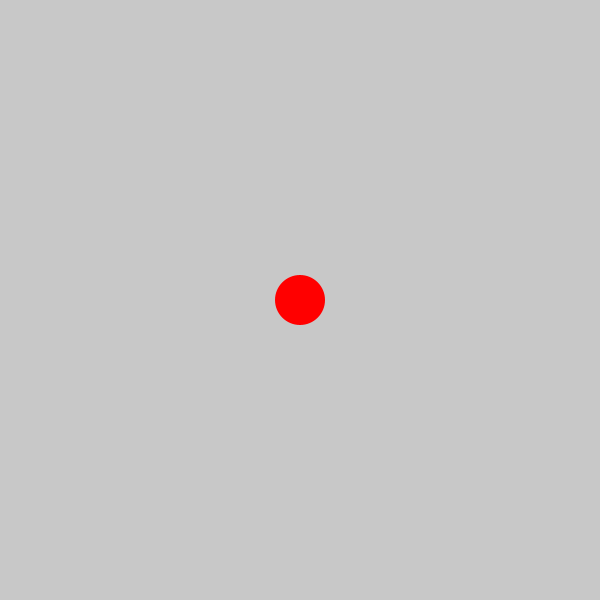
Frame 1 (no input)
Frame 60 (the mouse pressed at the canvas centre just before this capture): identical to frame 1, image omitted
Frame 120 (the mouse held since frame 60 and released just before this capture): identical to frame 1, image omitted

The Processing sketch that drew this single still picture (run headless with seeded random() and noise(); from frame 60 on, the mouse is pressed at the canvas centre):

// Processing sketch: Fig_9_3
// ── Fig_9_3.pde
int x = 300;
int y = 300;


void setup()
{
  size(600,600);
}

void draw()
{
  background(200);
  fill(255,0,0);
  noStroke();
  ellipse(x,y,50,50);
}
